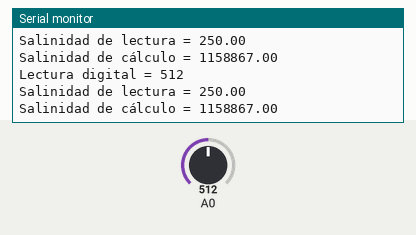
Bench run of a sketch on a simulated Arduino Uno, built with avr-gcc and run on an emulated ATmega328P. On the bench: the last lines printed to the serial monitor. The inputs (shaded band) are chosen by the test bench; at power-on: A0 = 512.

Above: at 2.1 s.
2.2 s: A0 set to 716
At 3.6 s:
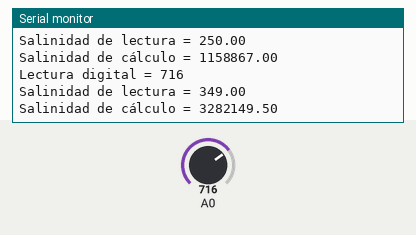
3.9 s: A0 set to 900
At 6.1 s:
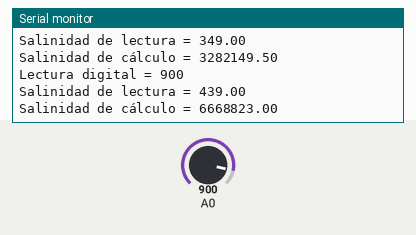
Timing chart, 0 to 7.6 s (numbered marks = the images above; inputs shaded):
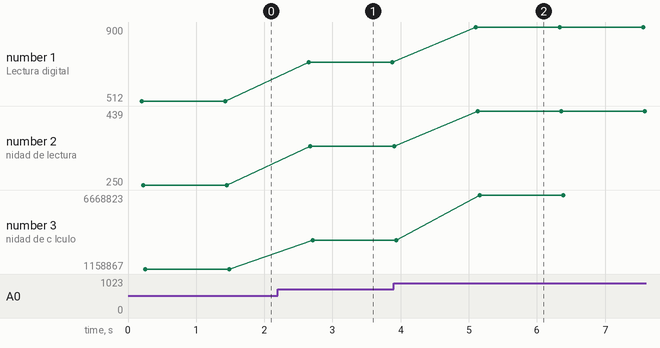

Measured:
- after the input at 2.2 s, the serial monitor: prints a new line after 0.45 s (image 1)
- after the input at 3.9 s, the serial monitor: prints a new line after 1.2 s (image 2)
- plotted number 1: 512 → 716 after the input at 2.2 s, 716 → 900 after the input at 3.9 s
- plotted number 2: 250 → 349 after the input at 2.2 s, 349 → 439 after the input at 3.9 s
- plotted number 3: 1158867 → 3282149.5 after the input at 2.2 s, 3282149.5 → 6668823 after the input at 3.9 s

The sketch:

sensorSalinidad.ino
```cpp
#define power_pin 5 // Pin para alimentar el sensor de salinidad

void setup() {
  pinMode(power_pin, OUTPUT);
  Serial.begin(9600);
}

void loop() {
  int16_t adc0;
  float salinidad;

  // Alimentamos la sonda con un tren de pulsos
  digitalWrite(power_pin, HIGH);
  delay(100);

  // leemos cuando hay un nivel alto
  adc0 = analogRead(A0);
  digitalWrite(power_pin, LOW);
  delay(100);

  // Realizamos el cálculo de la salinidad
  salinidad = map(adc0, 0, 1023, 0, 500); // Ajustar rango de mapeo

  // Presentamos lectura
  Serial.print("Lectura digital = ");
  Serial.println(adc0, DEC);
  Serial.print("Salinidad de lectura = ");
  Serial.println(salinidad, 2);

  // Calibrado del sensor
  float salinidadReal = 288 + 33.067*salinidad - 2.92*pow(salinidad, 2) + 0.0853*pow(salinidad, 3);

  Serial.print("Salinidad de cálculo = ");
  Serial.println(salinidadReal, 2);

  delay(1000); // Puedes ajustar el tiempo de espera entre lecturas
}
```
